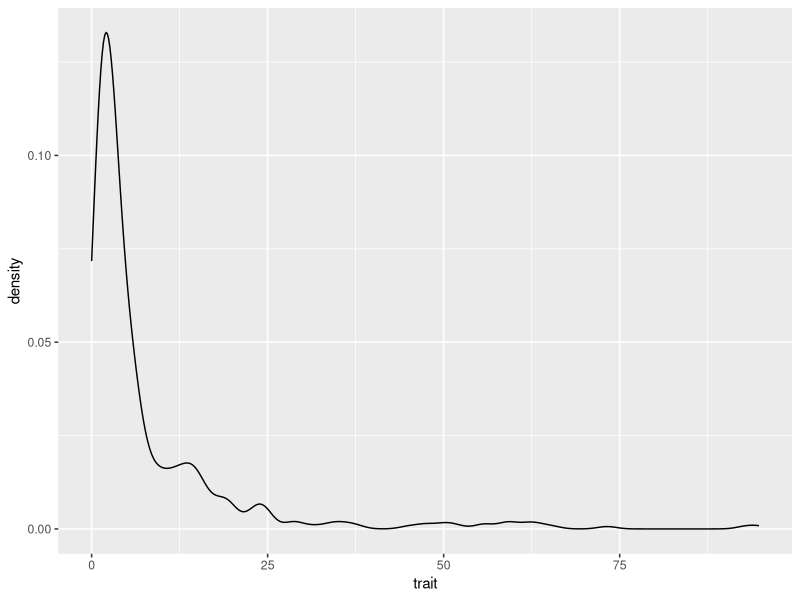
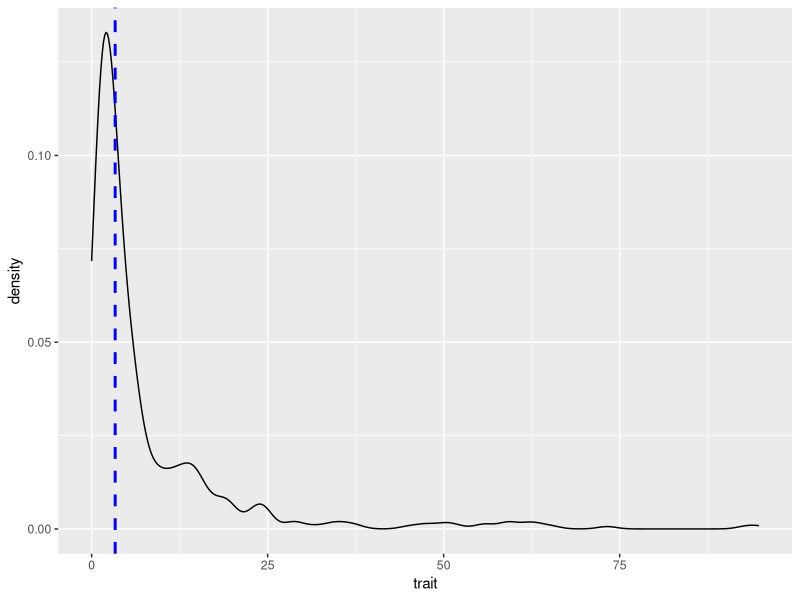

These charts were generated, in order, by the following R code:
################################################################

############


setwd("F:/MS_in_prep/Orquis/Data")

# luz <- read.csv("par.csv", sep=",", head=T)
traits <- read.csv("traits.csv", sep=";", head=T)

data <- traits
#### replace NA with 0
data[is.na(data)] <- 0

library(ggplot2) # http://www.sthda.com/english/wiki/ggplot2-density-plot-quick-start-guide-r-software-and-data-visualization

### LA

# isolate trait (avoids issues with zero values due to NA replacement
code <- traits[,1:5]
trait <- as.data.frame(traits$LA) # modificar aquí
datos <- cbind(code, trait)
names(datos) [6] <- "trait"

# delete zero rows
##Go through each row and determine if a value is zero
row_sub = apply(datos, 1, function(row) all(row !=0 ))
##Subset as usual
datos <- datos[row_sub,] 

# density plots
p <- ggplot(datos, aes(x=trait)) + 
  geom_density() # Basic density
p
p+ geom_vline(aes(xintercept=median(trait)),
            color="blue", linetype="dashed", size=1) # Add median line


# p+ geom_vline(aes(xintercept=mean(trait)),
#             color="red", linetype="dashed", size=1) # Add mean line













